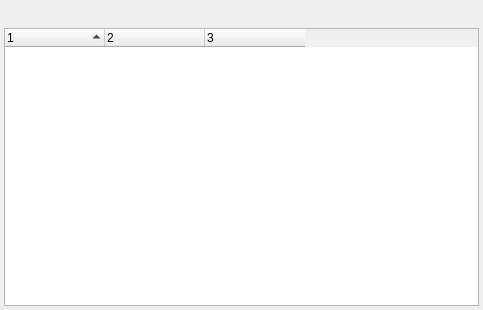
<?xml version="1.0" encoding="UTF-8"?>
<ui version="4.0">
 <class>GuiShareNetworkWidget</class>
 <widget class="QWidget" name="GuiShareNetworkWidget">
  <property name="geometry">
   <rect>
    <x>0</x>
    <y>0</y>
    <width>483</width>
    <height>310</height>
   </rect>
  </property>
  <property name="windowTitle">
   <string>Form</string>
  </property>
  <layout class="QGridLayout" name="gridLayout">
   <property name="leftMargin">
    <number>4</number>
   </property>
   <property name="topMargin">
    <number>4</number>
   </property>
   <property name="rightMargin">
    <number>4</number>
   </property>
   <property name="bottomMargin">
    <number>4</number>
   </property>
   <property name="spacing">
    <number>4</number>
   </property>
   <item row="0" column="0">
    <widget class="QLabel" name="mp_lTitle">
     <property name="sizePolicy">
      <sizepolicy hsizetype="Expanding" vsizetype="Minimum">
       <horstretch>0</horstretch>
       <verstretch>0</verstretch>
      </sizepolicy>
     </property>
     <property name="minimumSize">
      <size>
       <width>0</width>
       <height>20</height>
      </size>
     </property>
     <property name="text">
      <string/>
     </property>
     <property name="alignment">
      <set>Qt::AlignCenter</set>
     </property>
    </widget>
   </item>
   <item row="1" column="0">
    <widget class="QTreeWidget" name="mp_twShares">
     <property name="sortingEnabled">
      <bool>true</bool>
     </property>
     <property name="allColumnsShowFocus">
      <bool>true</bool>
     </property>
     <property name="columnCount">
      <number>3</number>
     </property>
     <attribute name="headerStretchLastSection">
      <bool>false</bool>
     </attribute>
     <column>
      <property name="text">
       <string notr="true">1</string>
      </property>
     </column>
     <column>
      <property name="text">
       <string notr="true">2</string>
      </property>
     </column>
     <column>
      <property name="text">
       <string notr="true">3</string>
      </property>
     </column>
    </widget>
   </item>
  </layout>
 </widget>
 <tabstops>
  <tabstop>mp_twShares</tabstop>
 </tabstops>
 <resources/>
 <connections/>
</ui>
